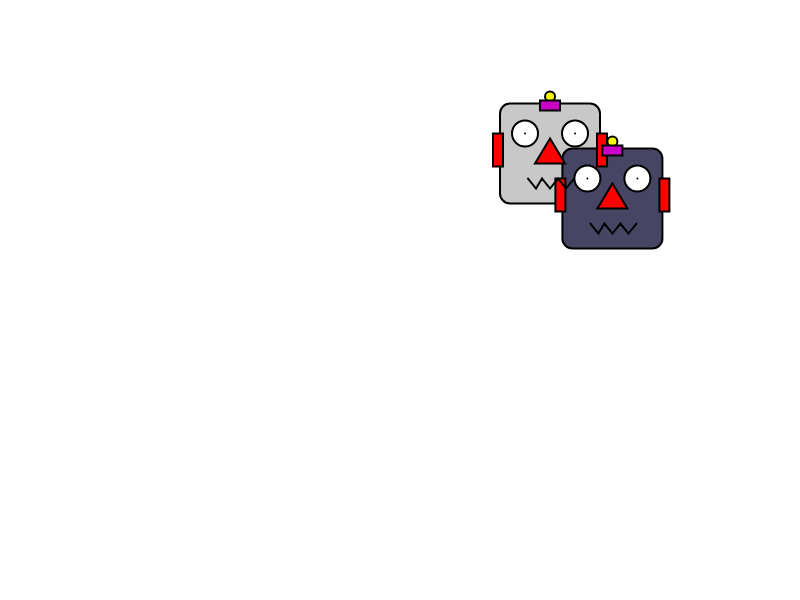
Frame 1 (no input)
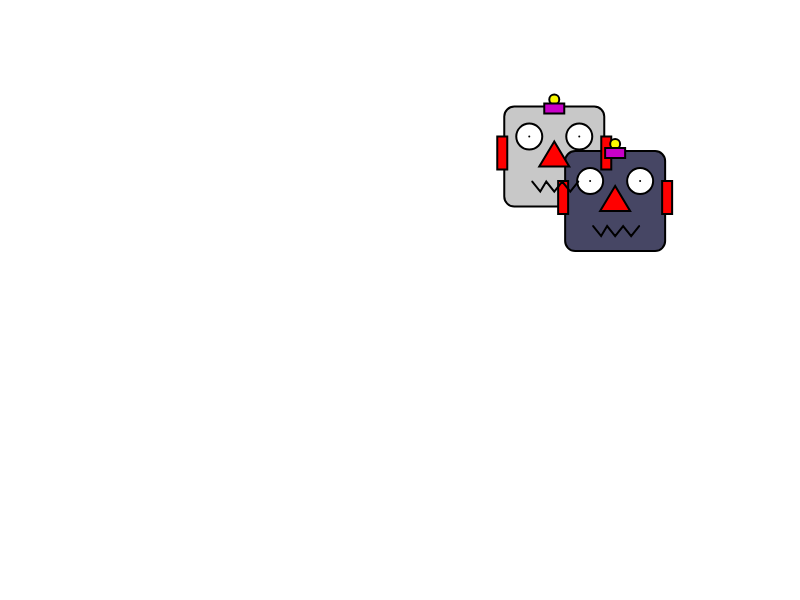
Frame 60 (no input)
Frame 120 (the mouse pressed at the canvas centre since frame 60): identical to frame 60, image omitted

The p5.js sketch that drew these frames (run headless with seeded random() and noise() and a simulated clock; from frame 60 on, the mouse is pressed at the canvas centre):

// p5.js sketch
// ── sketch.js
/*
Hack it: Conditionals

Make the robot heads bounce of the sides of the canvas.

You'll need to write several if statements to test if the robots have reached
the edge of the screen.

HINT:
You can easy switch the direction of the robot by mulitplying the current speed
by -1 I.E.

robotSpeed_x *= -1;

Extensions and alternatives
1. Customise the robots and add additional animations, such as flashing antenna
or mouths

2. Instead of bouncing of the edge of the screen make the robots wrap around to the
other corner

3. Make the robots bouce off one another as well. (this is quite tricky so don't
get into it unless you are feeling confident and have the time!)

*/

const robots = [];

function setup() {
   createCanvas(800, 600);

   robots.push(
      {
         id: 0,
         x: random(0, width - 100),
         y: random(0, height - 100),
         speed: {
            x: random(2, 5),
            y: random(2, 5),
         },
      },
      {
         id: 1,
         x: random(0, width - 100),
         y: random(0, height - 100),
         speed: {
            x: random(2, 5),
            y: random(2, 5),
         },
      }
   );
}

function draw() {
   background(255);
   strokeWeight(2);

   //robot heads
   fill(200);
   rect(robots[0].x, robots[0].y, 100, 100, 10);
   fill(70, 70, 100);
   rect(robots[1].x, robots[1].y, 100, 100, 10);

   //ears
   fill(255, 0, 0);

   //robot 1
   rect(robots[0].x - 7, robots[0].y + 30, 10, 33);
   rect(robots[0].x + 97, robots[0].y + 30, 10, 33);

   //robot 2
   rect(robots[1].x - 7, robots[1].y + 30, 10, 33);
   rect(robots[1].x + 97, robots[1].y + 30, 10, 33);

   //robots' antennas
   fill(250, 250, 0);
   ellipse(robots[0].x + 50, robots[0].y - 7, 10, 10);
   ellipse(robots[1].x + 50, robots[1].y - 7, 10, 10);

   fill(200, 0, 200);
   rect(robots[0].x + 40, robots[0].y - 3, 20, 10);
   rect(robots[1].x + 40, robots[1].y - 3, 20, 10);

   //robot 1's eyes
   fill(255);
   ellipse(robots[0].x + 25, robots[0].y + 30, 26, 26);
   point(robots[0].x + 25, robots[0].y + 30);
   ellipse(robots[0].x + 75, robots[0].y + 30, 26, 26);
   point(robots[0].x + 75, robots[0].y + 30);

   //robot 2's eyes
   ellipse(robots[1].x + 25, robots[1].y + 30, 26, 26);
   point(robots[1].x + 25, robots[1].y + 30);
   ellipse(robots[1].x + 75, robots[1].y + 30, 26, 26);
   point(robots[1].x + 75, robots[1].y + 30);

   //robots' noses
   fill(255, 0, 0);
   triangle(
      robots[0].x + 50,
      robots[0].y + 35,
      robots[0].x + 35,
      robots[0].y + 60,
      robots[0].x + 65,
      robots[0].y + 60
   );
   triangle(
      robots[1].x + 50,
      robots[1].y + 35,
      robots[1].x + 35,
      robots[1].y + 60,
      robots[1].x + 65,
      robots[1].y + 60
   );

   //robot 1 mouth
   noFill();
   beginShape();
   vertex(robots[0].x + 28, robots[0].y + 75);
   vertex(robots[0].x + 36, robots[0].y + 85);
   vertex(robots[0].x + 42, robots[0].y + 75);
   vertex(robots[0].x + 50, robots[0].y + 85);
   vertex(robots[0].x + 58, robots[0].y + 75);
   vertex(robots[0].x + 66, robots[0].y + 85);
   vertex(robots[0].x + 74, robots[0].y + 75);
   endShape();

   //robot 2 mouth
   beginShape();
   vertex(robots[1].x + 28, robots[1].y + 75);
   vertex(robots[1].x + 36, robots[1].y + 85);
   vertex(robots[1].x + 42, robots[1].y + 75);
   vertex(robots[1].x + 50, robots[1].y + 85);
   vertex(robots[1].x + 58, robots[1].y + 75);
   vertex(robots[1].x + 66, robots[1].y + 85);
   vertex(robots[1].x + 74, robots[1].y + 75);
   endShape();

   //update the robots location
   robots[0].x += robots[0].speed.x;
   robots[0].y += robots[0].speed.y;
   robots[1].x += robots[1].speed.x;
   robots[1].y += robots[1].speed.y;

   //place your if statements here

   // robot 1
   if (robots[0].x <= 0 || robots[0].x >= width - 100) changeDirection(0, 'x');
   if (robots[0].y <= 0 || robots[0].y >= height - 100) changeDirection(0, 'y');

   // robot 2
   if (robots[1].x <= 0 || robots[1].x >= width - 100) changeDirection(1, 'x');
   if (robots[1].y <= 0 || robots[1].y >= height - 100) changeDirection(1, 'y');

   let temp = true;

   // robots collision
   if (robots[0].x + 100 >= robots[1].x && robots[0].x <= robots[1].x + 100) {
      if (
         robots[0].y + 100 >= robots[1].y &&
         robots[0].y <= robots[1].y + 100
      ) {
         changeDirection(0, 'x');
         changeDirection(1, 'x');
      }
   }

   if (robots[0].y + 100 >= robots[1].y && robots[0].y <= robots[1].y + 100) {
      if (
         robots[0].x + 100 >= robots[1].x &&
         robots[0].x <= robots[1].x + 100
      ) {
         changeDirection(0, 'y');
         changeDirection(1, 'y');
      }
   }
}

function changeDirection(robot, axis) {
   axis === 'x' ? (robots[robot].speed.x *= -1) : (robots[robot].speed.y *= -1);
}
